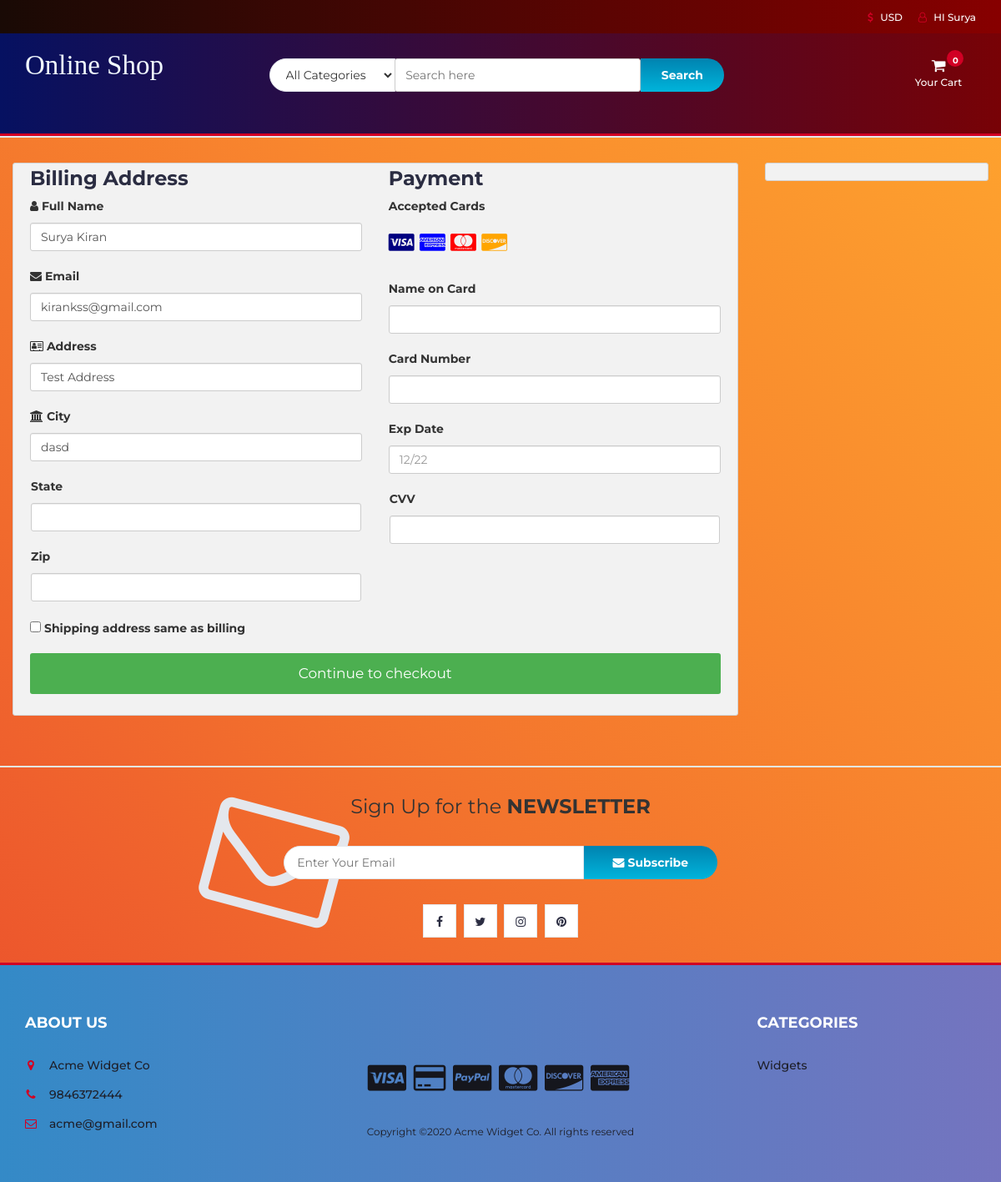
The page /checkout.php (signed in) on the database its author committed.
### tables this page shows
CREATE TABLE `user_info` (
  `user_id` int(10) NOT NULL,
  `first_name` varchar(100) NOT NULL,
  `last_name` varchar(100) NOT NULL,
  `email` varchar(300) NOT NULL,
  `password` varchar(300) NOT NULL,
  `mobile` varchar(10) NOT NULL,
  `address1` varchar(300) NOT NULL,
  `address2` varchar(11) NOT NULL
);

### checkout.php (the view, shortened to what this page needs)
<?php
include "db.php";
include "header.php";
?>
<section class="section">
	<div class="container-fluid">
		<div class="row-checkout">
		<?php
		if(isset($_SESSION["uid"])){
			$sql = "SELECT * FROM user_info WHERE user_id='$_SESSION[uid]'";
			$query = mysqli_query($con,$sql);
			$row=mysqli_fetch_array($query);
		echo'
			<div class="col-75">
				<div class="container-checkout">
				<form id="checkout_form" action="checkout_process.php" method="POST" class="was-validated">
					<div class="row-checkout">
					<div class="col-50">
						<h3>Billing Address</h3>
						<label for="fname"><i class="fa fa-user" ></i> Full Name</label>
						<input type="text" id="fname" class="form-control" name="firstname" pattern="^[a-zA-Z ]+$"  value="'.$row["first_name"].' '.$row["last_name"].'">
						<label for="email"><i class="fa fa-envelope"></i> Email</label>
						<input type="text" id="email" name="email" class="form-control" pattern="^[_a-z0-9-]+(\.[_a-z0-9-]+)*@[a-z0-9]+(\.[a-z]{2,4})$" value="'.$row["email"].'" required>
						<label for="adr"><i class="fa fa-address-card-o"></i> Address</label>
						<input type="text" id="adr" name="address" class="form-control" value="'.$row["address1"].'" required>
						<label for="city"><i class="fa fa-institution"></i> City</label>
						<input type="text" id="city" name="city" class="form-control" value="'.$row["address2"].'" pattern="^[a-zA-Z ]+$" required>
						<div class="row">
						<div class="col-50">
							<label for="state">State</label>
							<input type="text" id="state" name="state" class="form-control" pattern="^[a-zA-Z ]+$" required>
						</div>
						<div class="col-50">
							<label for="zip">Zip</label>
							<input type="text" id="zip" name="zip" class="form-control" pattern="^[0-9]{6}(?:-[0-9]{4})?$" required>
						</div>
						</div>
					</div>
					<div class="col-50">
						<h3>Payment</h3>
						<label for="fname">Accepted Cards</label>
						<div class="icon-container">
						<i class="fa fa-cc-visa" style="color:navy;"></i>
						<i class="fa fa-cc-amex" style="color:blue;"></i>
						<i class="fa fa-cc-mastercard" style="color:red;"></i>
						<i class="fa fa-cc-discover" style="color:orange;"></i>
						</div>
						<label for="cname">Name on Card</label>
						<input type="text" id="cname" name="cardname" class="form-control" pattern="^[a-zA-Z ]+$" required>
						<div class="form-group" id="card-number-field">
                        <label for="cardNumber">Card Number</label>
                        <input type="text" class="form-control" id="cardNumber" name="cardNumber" required>
                    </div>
						<label for="expdate">Exp Date</label>
						<input type="text" id="expdate" name="expdate" class="form-control" pattern="^((0[1-9])|(1[0-2]))\/(\d{2})$" placeholder="12/22"required>
						<div class="row">
						<div class="col-50">
							<div class="form-group CVV">
								<label for="cvv">CVV</label>
								<input type="text" class="form-control" name="cvv" id="cvv" required>
						</div>
						</div>
					</div>
					</div>
					</div>
					<label><input type="CHECKBOX" name="q" class="roomselect" value="conform" required> Shipping address same as billing
					</label>';
					$total=0;
					$total_count=$_POST['total_count'];
				echo'
				<input type="hidden" name="total_count" value="'.$total_count.'">
					<input type="hidden" name="total_price" value="'.$total.'">
					<input type="submit" id="submit" value="Continue to checkout" class="checkout-btn">
				</form>
				</div>
			</div>
			';
		}else{
			echo"<script>window.location.href = 'cart.php'</script>";
		}
		?>
			<div class="col-25">
				<div class="container-checkout">
				</div>
			</div>
		</div>
	</div>
</section>
		<div id="newsletter" class="section">
			<div class="container">
				<div class="row">
					<div class="col-md-12">
						<div class="newsletter">
							<p>Sign Up for the <strong>NEWSLETTER</strong></p>
							<form >
								<input class="input" type="email" placeholder="Enter Your Email">
								<button class="newsletter-btn"><i class="fa fa-envelope"></i> Subscribe</button>
							</form>
							<ul class="newsletter-follow">
								<li>
									<a href="#"><i class="fa fa-facebook"></i></a>
								</li>
								<li>
									<a href="#"><i class="fa fa-twitter"></i></a>
								</li>
								<li>
									<a href="#"><i class="fa fa-instagram"></i></a>
								</li>
								<li>
									<a href="#"><i class="fa fa-pinterest"></i></a>
								</li>
							</ul>
						</div>
					</div>
				</div>
			</div>
		</div>
<?php
include "footer.php";
?>

### header.php (shortened to what this page needs)
<!DOCTYPE html>
<html lang="en">
<head>
	<link type="text/css" rel="stylesheet" href="css/bootstrap.min.css" />
	<link type="text/css" rel="stylesheet" href="css/slick.css" />
	<link type="text/css" rel="stylesheet" href="css/slick-theme.css" />
	<link type="text/css" rel="stylesheet" href="css/nouislider.min.css" />
	<link rel="stylesheet" href="css/font-awesome.min.css">
	<link type="text/css" rel="stylesheet" href="css/style.css" />
	<link type="text/css" rel="stylesheet" href="css/accountbtn.css" />
</head>
<body>
	<header>
		<div id="top-header">
			<div class="container">
				<ul class="header-links pull-right">
					<li><a href="#"><i class="fa fa-usd"></i> USD</a></li>
					<li><?php
                             include "db.php";
                            if (isset($_SESSION["uid"])) {
                                $sql = "SELECT first_name FROM user_info WHERE user_id='$_SESSION[uid]'";
                                $query = mysqli_query($con, $sql);
                                $row=mysqli_fetch_array($query);
                                echo '
                               <div class="dropdownn">
                                  <a href="#" class="dropdownn" data-toggle="modal" data-target="#myModal" ><i class="fa fa-user-o"></i> HI '.$row["first_name"].'</a>
                                  <div class="dropdownn-content">
                                    <a href="" data-toggle="modal" data-target="#profile"><i class="fa fa-user-circle" aria-hidden="true" ></i>My Profile</a>
                                    <a href="logout.php"  ><i class="fa fa-sign-in" aria-hidden="true"></i>Log out</a>
                                  </div>
                                </div>';
                            }
                                             ?>
					</li>
				</ul>
			</div>
		</div>
		<div id="header">
			<div class="container">
				<div class="row">
					<div class="col-md-3">
						<div class="header-logo">
							<a href="#" class="logo">
								<font style="font-style:normal; font-size: 33px;color: aliceblue;font-family: serif">
									Online Shop
								</font>
							</a>
						</div>
					</div>
					<div class="col-md-6">
						<div class="header-search">
							<form>
								<select class="input-select">
									<option value="0">All Categories</option>
								</select>
								<input class="input" id="search" type="text" placeholder="Search here">
								<button type="submit" id="search_btn" class="search-btn">Search</button>
							</form>
						</div>
					</div>
					<div class="col-md-3 clearfix">
						<div class="header-ctn">
							<div class="dropdown">
								<a class="dropdown-toggle" data-toggle="dropdown" aria-expanded="true">
									<i class="fa fa-shopping-cart"></i>
									<span>Your Cart</span>
									<div class="badge qty1">0</div>
								</a>
							</div>
						</div>
					</div>
				</div>
			</div>
		</div>
	</header>
	<nav id='navigation'>
	</nav>

### css/style.css (style rules this page uses)
body { font-family: 'Montserrat', sans-serif; font-weight: 400; background-image: linear-gradient( -134deg, #ffa62e 0%, #fb962e 20%, #f8852e 40%, #f3742d 60%, #ef612d 80%, #ea4d2c 100% ); }
h1, h2, h3, h4, h5, h6 { color: #2b2d42; font-weight: 700; margin: 0 0 10px; }
a { color: #2b2d42; font-weight: 500; -webkit-transition: 0.2s color; transition: 0.2s color; }
ul, ol { margin: 0; padding: 0; list-style: none; }
.input { height: 40px; padding: 0px 15px; border: 1px solid #e4e7ed; background-color: #fff; width: 100%; }
.input-select { padding: 0px 15px; background: #fff; border: 1px solid #e4e7ed; height: 40px; }
.section { padding-top: 30px; padding-bottom: 30px; }
#top-header { padding-top: 10px; padding-bottom: 10px; background-color: #1e1f29; }
.header-links li { display: inline-block; margin-right: 15px; font-size: 12px; }
.header-links li:last-child { margin-right: 0px; }
.header-links li a { color: #fff; }
.header-links li i { color: #d10024; margin-right: 5px; }
#header { padding-top: 15px; padding-bottom: 15px; background-image: linear-gradient( -135deg, #ff6cab 0%, #f660bc 10%, #ec53cd 20%, #e045de 30%, #d335ee 40%, #c323ff 50%, #b53aff 60%, #a749ff 70%, #9854ff 80%, #865eff 90%, #7366ff 100% ); }
.header-logo { float: left; }
.header-search { padding: 15px 0px; }
.header-search form { position: relative; }
.header-search form .input-select { margin-right: -4px; border-radius: 40px 0px 0px 40px; }
.header-search form .input { width: calc(100% - 260px); margin-right: -4px; }
.header-search form .search-btn { height: 40px; width: 100px; background: #00b4db; background: -webkit-linear-gradient(to bottom, #0083b0, #00b4db); background: linear-gradient( to bottom, #0083b0, #00b4db ); color: #fff; font-weight: 700; border: none; border-radius: 0px 40px 40px 0px; }
.header-ctn { float: right; padding: 15px 0px; }
.header-ctn > div { display: inline-block; }
.header-ctn > div > a { display: block; position: relative; width: 90px; text-align: center; color: #fff; }
.header-ctn > div > a > i { display: block; font-size: 18px; }
.header-ctn > div > a > span { font-size: 12px; }
.header-ctn > div > a > .qty1 { position: absolute; right: 15px; top: -10px; width: 20px; height: 20px; line-height: 20px; text-align: center; border-radius: 50%; font-size: 10px; color: #fff; background-color: #d10024; }
#navigation { background: #fff; border-bottom: 2px solid #e4e7ed; border-top: 3px solid #d10024; }
#newsletter.section { border-top: 2px solid #e4e7ed; border-bottom: 3px solid #d10024; margin-top: 30px; }
.newsletter { text-align: center; }
.newsletter p { font-size: 24px; }
.newsletter form { position: relative; max-width: 520px; margin: 30px auto; }
.newsletter form:after { content: "\f003"; font-family: FontAwesome; position: absolute; font-size: 160px; color: #e4e7ed; top: 15px; -webkit-transform: translateY(-50%) rotate(15deg); -ms-transform: translateY(-50%) rotate(15deg); transform: translateY(-50%) rotate(15deg); z-index: -1; left: -90px; }
.newsletter form .input { width: calc(100% - 160px); margin-right: -4px; border-radius: 40px 0px 0px 40px; }
.newsletter form .newsletter-btn { width: 160px; height: 40px; font-weight: 700; background: #00b4db; background: -webkit-linear-gradient(to bottom, #0083b0, #00b4db); background: linear-gradient( to bottom, #0083b0, #00b4db ); color: #fff; border: none; border-radius: 0px 40px 40px 0px; }
.newsletter .newsletter-follow { text-align: center; }
.newsletter .newsletter-follow li { display: inline-block; margin-right: 5px; }
.newsletter .newsletter-follow li:last-child { margin-right: 0px; }
.newsletter .newsletter-follow li a { position: relative; display: block; width: 40px; height: 40px; text-align: center; line-height: 40px; border: 1px solid #e4e7ed; background-color: #fff; -webkit-transition: 0.2s all; transition: 0.2s all; }

### css/accountbtn.css (style rules this page uses)
.dropdownn { position: relative; display: inline-block; }

### header.php (style rules this page uses)
#navigation { background: #FF4E50; background: -webkit-linear-gradient(to right, #F9D423, #FF4E50); background: linear-gradient(to right, #F9D423, #FF4E50); }
#header { background: #780206; background: -webkit-linear-gradient(to right, #061161, #780206); background: linear-gradient(to right, #061161, #780206); }
#top-header { background: #870000; background: -webkit-linear-gradient(to right, #190A05, #870000); background: linear-gradient(to right, #190A05, #870000); }

### rows shown on the page
user_info: first_name "Surya", firstname "Surya Kiran", email "kirankss@gmail.com", address "Test Address", city "dasd"
